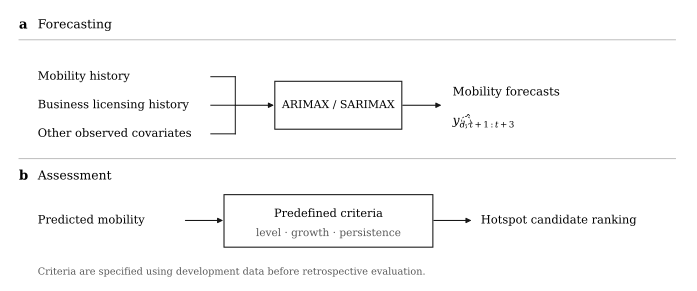

This chart was generated by the following Python code:
"""Minimal, journal-style schematic of the proposed forecasting workflow."""

from pathlib import Path

import matplotlib.pyplot as plt
from matplotlib.patches import FancyArrowPatch, Rectangle


OUT = Path(__file__).resolve().parent
BLACK = "#171717"
GRAY = "#585858"
RULE = "#A5A5A5"


def arrow(ax, x1, y1, x2, y2, lw=0.8):
    ax.add_patch(FancyArrowPatch(
        (x1, y1), (x2, y2), arrowstyle="-|>", mutation_scale=8,
        linewidth=lw, color=BLACK, shrinkA=0, shrinkB=0,
        connectionstyle="arc3,rad=0",
    ))


def rectangle(ax, x, y, w, h):
    ax.add_patch(Rectangle((x, y), w, h, fill=False,
                           edgecolor=BLACK, linewidth=0.8))


plt.rcParams.update({
    "font.family": "DejaVu Serif",
    "font.size": 9,
    "mathtext.fontset": "dejavuserif",
    "svg.fonttype": "none",
    "pdf.fonttype": 42,
})

fig, ax = plt.subplots(figsize=(7.3, 3.05), dpi=400)
fig.patch.set_facecolor("white")
ax.set_xlim(0, 7.3)
ax.set_ylim(0, 3.05)
ax.axis("off")

# (a) Forecasting: observed histories enter one statistical model.
ax.text(0.15, 2.83, "a", fontsize=10, fontweight="bold", va="center")
ax.text(0.35, 2.83, "Forecasting", fontsize=9.3, va="center")
ax.plot([0.15, 7.13], [2.67, 2.67], color=RULE, lw=0.55)

ax.text(0.35, 2.27, "Mobility history", fontsize=8.6, va="center")
ax.text(0.35, 1.96, "Business licensing history", fontsize=8.6, va="center")
ax.text(0.35, 1.65, "Other observed covariates", fontsize=8.6, va="center")
ax.plot([2.45, 2.45], [1.65, 2.27], color=BLACK, lw=0.75)
for y in (1.65, 1.96, 2.27):
    ax.plot([2.19, 2.45], [y, y], color=BLACK, lw=0.75)
arrow(ax, 2.45, 1.96, 2.86, 1.96)

rectangle(ax, 2.87, 1.70, 1.35, 0.52)
ax.text(3.545, 1.96, "ARIMAX / SARIMAX", fontsize=8.2,
        ha="center", va="center")
arrow(ax, 4.23, 1.96, 4.64, 1.96)
ax.text(4.76, 2.10, "Mobility forecasts", fontsize=8.8, va="center")
ax.text(4.76, 1.78, r"$\hat{y}_{d,t+1:t+3}$", fontsize=9.2, va="center")

# (b) Assessment is a separate fixed rule applied to the forecast.
ax.plot([0.15, 7.13], [1.38, 1.38], color=RULE, lw=0.55)
ax.text(0.15, 1.19, "b", fontsize=10, fontweight="bold", va="center")
ax.text(0.35, 1.19, "Assessment", fontsize=9.3, va="center")

ax.text(0.35, 0.71, "Predicted mobility", fontsize=8.6, va="center")
arrow(ax, 1.92, 0.71, 2.32, 0.71)
rectangle(ax, 2.33, 0.42, 2.22, 0.57)
ax.text(3.44, 0.78, "Predefined criteria", fontsize=8.5,
        ha="center", va="center")
ax.text(3.44, 0.57, "level  ·  growth  ·  persistence", fontsize=7.9,
        ha="center", va="center", color=GRAY)
arrow(ax, 4.56, 0.71, 4.96, 0.71)
ax.text(5.06, 0.71, "Hotspot candidate ranking", fontsize=8.6, va="center")

ax.text(0.35, 0.15,
        "Criteria are specified using development data before retrospective evaluation.",
        fontsize=7.3, color=GRAY, va="center")

fig.subplots_adjust(left=0.01, right=0.99, top=0.98, bottom=0.02)
for ext in ("png", "svg", "pdf"):
    fig.savefig(OUT / f"hotspot_model_figure.{ext}", dpi=400,
                bbox_inches="tight", pad_inches=0.05, facecolor="white")
plt.close(fig)
